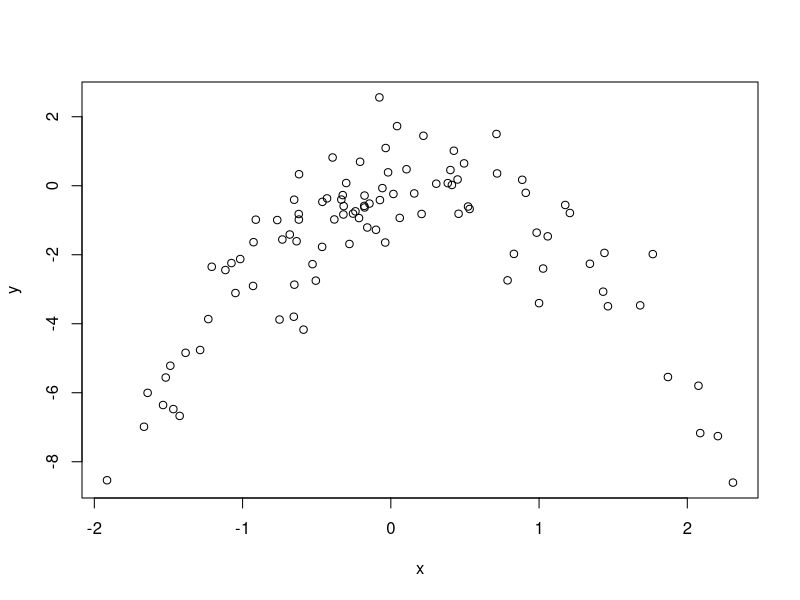
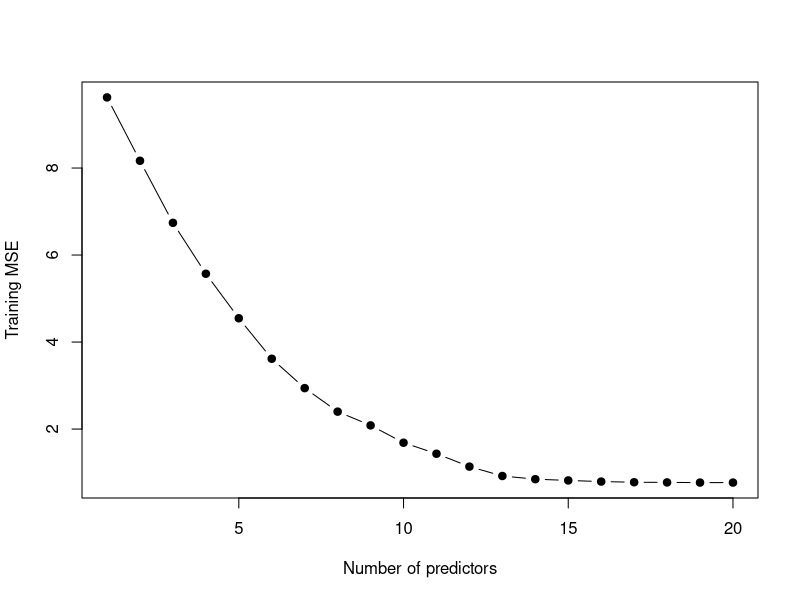
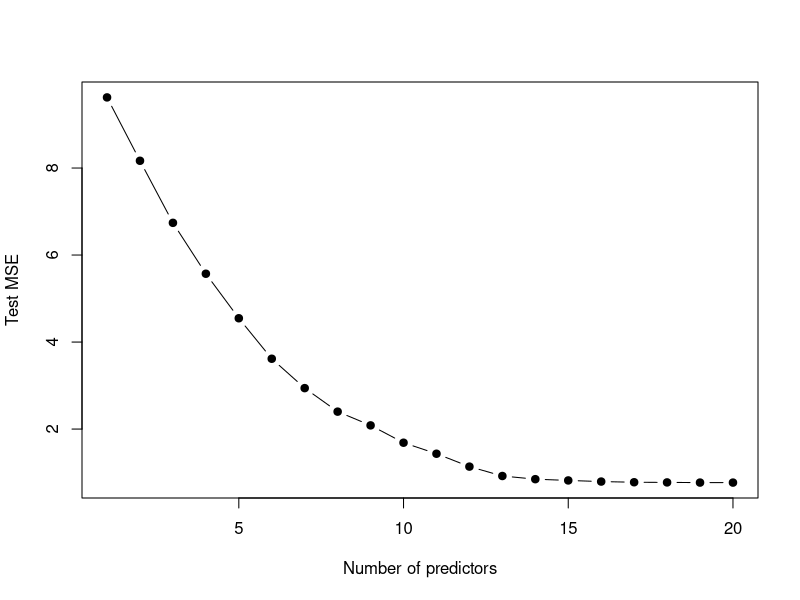

Reproduce these figures in R, in order.
## ---- chunk 1
set.seed(1)
y <- rnorm(100)
x <- rnorm(100)
y <- x - 2 * x^2 + rnorm(100)
# n is 100 dna p is 2, model is Y=x-2x^2+error
## ---- chunk 2
plot(x, y)

## ---- chunk 3
library(boot)
set.seed(100)
data<-data.frame(x,y)
mod1<-glm(y ~ x)
cv1=cv.glm(data,mod1)$delta[1]
output=paste("When X is in poly degree 1, CV is", cv1)
output
mod2<-glm(y~poly(x,2))
cv2=cv.glm(data,mod2)$delta[1]
output=paste("When X is in poly degree 2, CV is", cv2)
output
mod3<-glm(y~poly(x,3))
cv3=cv.glm(data,mod3)$delta[1]
output=paste("When X is in poly degree 3, CV is", cv3)
output
mod4<-glm(y~poly(x,4))
cv4=cv.glm(data,mod4)$delta[1]
output=paste("When X is in poly degree 4, CV is", cv4)
output
## ---- chunk 4
set.seed(50)
data<-data.frame(x,y)
mod1<-glm(y ~ x)
cv1=cv.glm(data,mod1)$delta[1]
output=paste("When X is in poly degree 1, CV is", cv1)
output
mod2<-glm(y~poly(x,2))
cv2=cv.glm(data,mod2)$delta[1]
output=paste("When X is in poly degree 2, CV is", cv2)
output
mod3<-glm(y~poly(x,3))
cv3=cv.glm(data,mod3)$delta[1]
output=paste("When X is in poly degree 3, CV is", cv3)
output
mod4<-glm(y~poly(x,4))
cv4=cv.glm(data,mod4)$delta[1]
output=paste("When X is in poly degree 4, CV is", cv4)
output
# The results form c and d are exactly the same because LOOCV evaluates n folds of a single observation.

## ---- chunk 5
#From the CV result, we can see that mod2 has the smallest value, which x is in 2 degree poly. It is what
#I expect because in the part (a), we can see that the relation is quadratic.
## ---- chunk 6
summary(mod4)
# From the summary, we can obviously realize that only intercept and quadratic term have the significant p
# value.This observation is the same with the result from crossvalidation.
## ---- chunk 7
# (a) Lasso is less flexible compared to linear regression since it has more restrictions
# and will give improved prediction accuracy when its increase in bias less than its decrease in variance.
# (b) Ridge regression is less flexible compared to linear regression since it has more restrictions
# and will give improved prediction accuracy when its increase in bias less than its decrease in variance.
# (c) Non-linear regression is more flexible compared to linear regression since it has no restrictions
# and will give improved prediction accuracy when its increase in variance less than its decrease in bias.

## ---- chunk 8
set.seed(100)
x <- matrix(rnorm(1000 * 20), 1000, 20)
b <- rnorm(20)
b[1] <- 0
b[4] <- 0
b[3] <- 0
b[7] <- 0
b[19] <- 0
b[5]<-0
error <- rnorm(1000)
y <- x %*% b + error

## ---- chunk 9
train <- sample(seq(1000), 100, replace = FALSE)
x.train <- x[train, ]
x.test <- x[-train, ]
y.train <- y[train]
y.test <- y[-train]
## ---- chunk 10
library(leaps)
traindata <- data.frame(y = y.train, x = x.train)
reg <- regsubsets(y ~ ., data = traindata, nvmax = 20)
train.mat <- model.matrix(y ~ ., data = traindata, nvmax = 20)
error <- rep(NA, 20)
for (i in 1:20) {
    coefi <- coef(reg, id = i)
    pred <- train.mat[, names(coefi)] %*% coefi
    error[i] <- mean((pred - y.train)^2)
}
plot(error, xlab = "Number of predictors", ylab = "Training MSE", pch = 19, type = "b")

## ---- chunk 11
testdata <- data.frame(y = y.test, x = x.train)
reg2 <- regsubsets(y ~ ., data = testdata , nvmax = 20)
test.mat <- model.matrix(y ~ ., data = testdata , nvmax = 20)
error2 <- rep(NA, 20)
for (i in 1:20) {
    coefi <- coef(reg2, id = i)
    pred <- test.mat[, names(coefi)] %*% coefi
    error2[i] <- mean((pred - y.test)^2)
}
plot(error, xlab = "Number of predictors", ylab = "Test MSE", pch = 19, type = "b")

## ---- chunk 12
min<-which.min(error2)
# model with 20 variables has the smallest test MSE
## ---- chunk 13
coef(reg2, min)
#The best model caught all zeroed out coefficients
